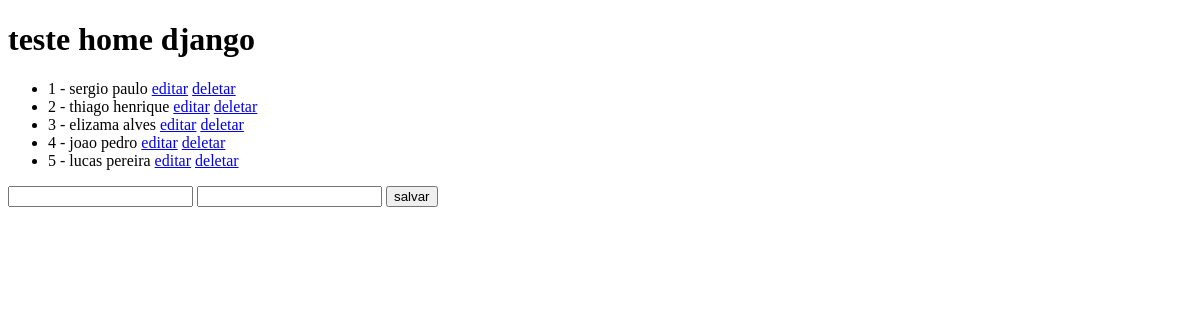
The page /cliente/ on the database as committed earlier.
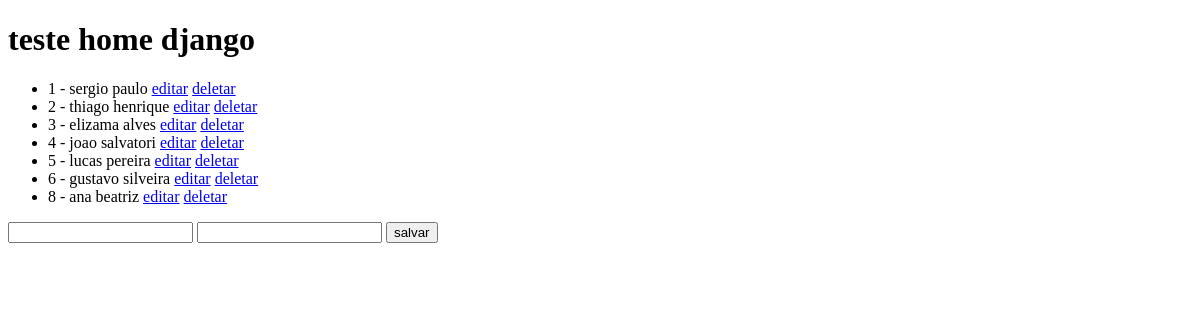
The same page on the database as committed later.
### cliente/models.py (models this page shows, shortened)
class Cliente(models.Model):
    nome = models.CharField(max_length=100)
    sobrenome = models.CharField(max_length=100)

### cliente/views.py (the view)
# urls.py: 2. Add a URL to urlpatterns:  path('', views.home, name='home')
def home(request):
    clientes = Cliente.objects.all()
    return render(request, 'index.html', {"clientes": clientes})

### cliente/templates/index.html (shortened to what this page needs)
<!DOCTYPE html>
<html lang="en">
<head>
</head>
<body>
    <h1>teste home django</h1>
    <ul>
        {% for cliente in clientes %}
        <li>{{cliente.id}} - {{ cliente.nome }} {{cliente.sobrenome}}
            <a href="{% url 'editar' cliente.id %}">editar</a>
            <a href="{% url 'deletar' cliente.id %}">deletar</a>
        </li>
        {% endfor %}
    </ul>
    <form action="{% url 'salvar' %}" method="POST">
        <input type="text" name="nome">
        <input type="text" name="sobrenome">
        <button>salvar</button>
    </form>
</body>
</html>

Rows that differ between the two databases and show on the page:
changed Cliente "joao": sobrenome "pedro" → "salvatori"
added Cliente: id "6", nome "gustavo", sobrenome "silveira"
added Cliente: id "8", nome "ana", sobrenome "beatriz"
